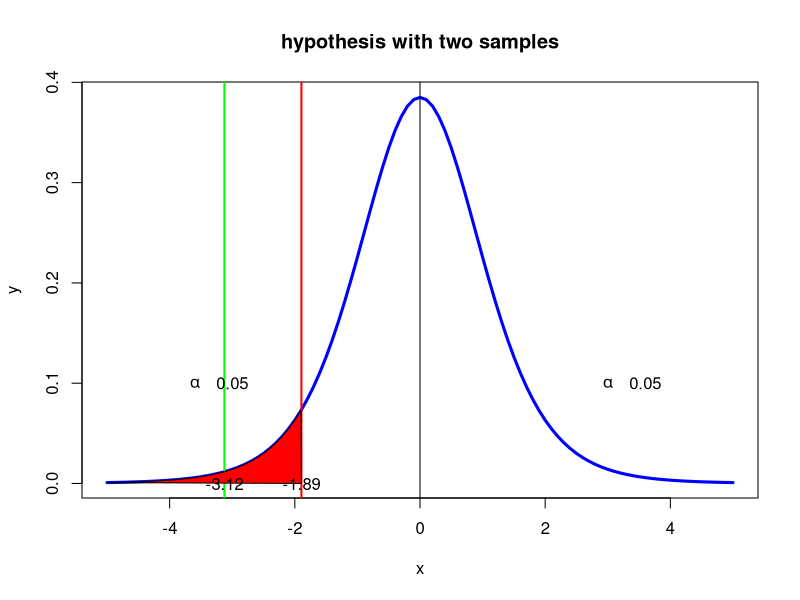

R code for this plot:
#page no : 437-439
# H0: mud >= 0
# H1: mud <0
study<-data.frame(subject=c('A','B','C','D','E','F','G','H'),
                  before=c(6.6,6.5,9.0,10.3,11.3,8.1,6.3,11.6),
                  after=c(6.8,2.4,7.4,8.5,8.1,6.1,3.4,2.0))
study$diff=study$after-study$before
xbar=round(mean(study$diff),3)
study$dbarsq=(study$diff-xbar)^2
View(study)
n=8
sumxbar=round(sum(study$dbarsq),2)
s=round(sqrt(sumxbar/(n-1)),2)
SE=round(s/sqrt(n),2)
df=n-1
t_stat=round((xbar-0)/SE,2)
alpha=0.05
t_critical=qt(alpha,df=n-1)
p_value=pnorm(t_stat)
if(t_stat<t_critical)
{
  print("Reject H0")
  print("hypnotism reduces pain")
}else
{
  print("Accept H0")
  print("hypnotism does not reduces pain")
}
dfs <- n-1
x <- seq(-5,5,0.1)
y <- dt(x,dfs)
plot(x,y,type='l',lwd=3,col='blue',xlab='x',main='hypothesis with two samples')
abline(v=0)
abline(v=t_critical,lwd=2,col='red')
abline(v=xbar,lwd=2,col='green')
polygon(c(x[x<=t_critical],t_critical ),c(y[x<=t_critical],0),col="red")
text(t_critical,0,round(t_critical,2))
text(xbar,0,round(xbar,2))
text(3.0,0.1,expression(alpha))
text(3.6,0.1,alpha)
text(-3.6,0.1,expression(alpha))
text(-3.0,0.1,alpha)
#The answer may slightly vary due to rounding off values.
